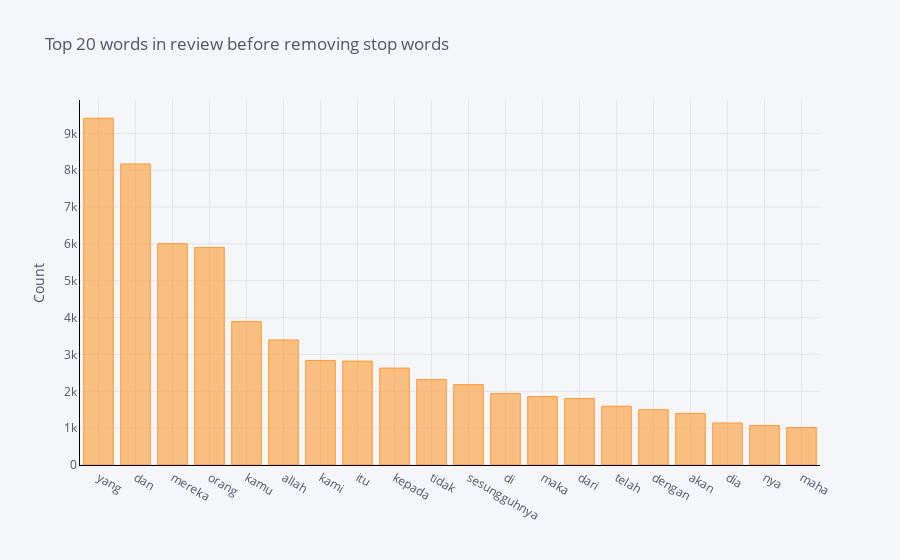

Notebook source saved alongside this figure:
### Code cell
# The distribution of top unigrams before removing stop words

df1 = pd.DataFrame(common_word, columns = ['Text' , 'count'])
df1.groupby('Text').sum()['count'].sort_values(ascending=False).iplot(
    kind='bar', yTitle='Count', linecolor='black', title='Top 20 words in review before removing stop words')

### Figure 1 — Plotly figure (JSON) as saved in the notebook; plotly's stock layout.template omitted (floating-point values rounded to 4 significant figures)
{"data": [{"marker": {"color": "rgba(255, 153, 51, 0.6)", "line": {"color": "rgba(255, 153, 51, 1.0)", "width": 1}}, "name": "count", "orientation": "v", "text": "", "type": "bar", "x": ["yang", "dan", "mereka", "orang", "kamu", "allah", "kami", "itu", "kepada", "tidak", "sesungguhnya", "di", "maka", "dari", "telah", "dengan", "akan", "dia", "nya", "maha"], "y": [9410, 8171, 6007, 5904, 3891, 3394, 2837, 2819, 2629, 2321, 2182, 1937, 1857, 1807, 1595, 1501, 1402, 1141, 1071, 1018]}], "layout": {"legend": {"bgcolor": "#F5F6F9", "font": {"color": "#4D5663"}}, "paper_bgcolor": "#F5F6F9", "plot_bgcolor": "#F5F6F9", "title": {"font": {"color": "#4D5663"}, "text": "Top 20 words in review before removing stop words"}, "xaxis": {"gridcolor": "#E1E5ED", "linecolor": "black", "showgrid": true, "tickfont": {"color": "#4D5663"}, "title": {"font": {"color": "#4D5663"}, "text": ""}, "zerolinecolor": "#E1E5ED"}, "yaxis": {"gridcolor": "#E1E5ED", "linecolor": "black", "showgrid": true, "tickfont": {"color": "#4D5663"}, "title": {"font": {"color": "#4D5663"}, "text": "Count"}, "zerolinecolor": "#E1E5ED"}}}
